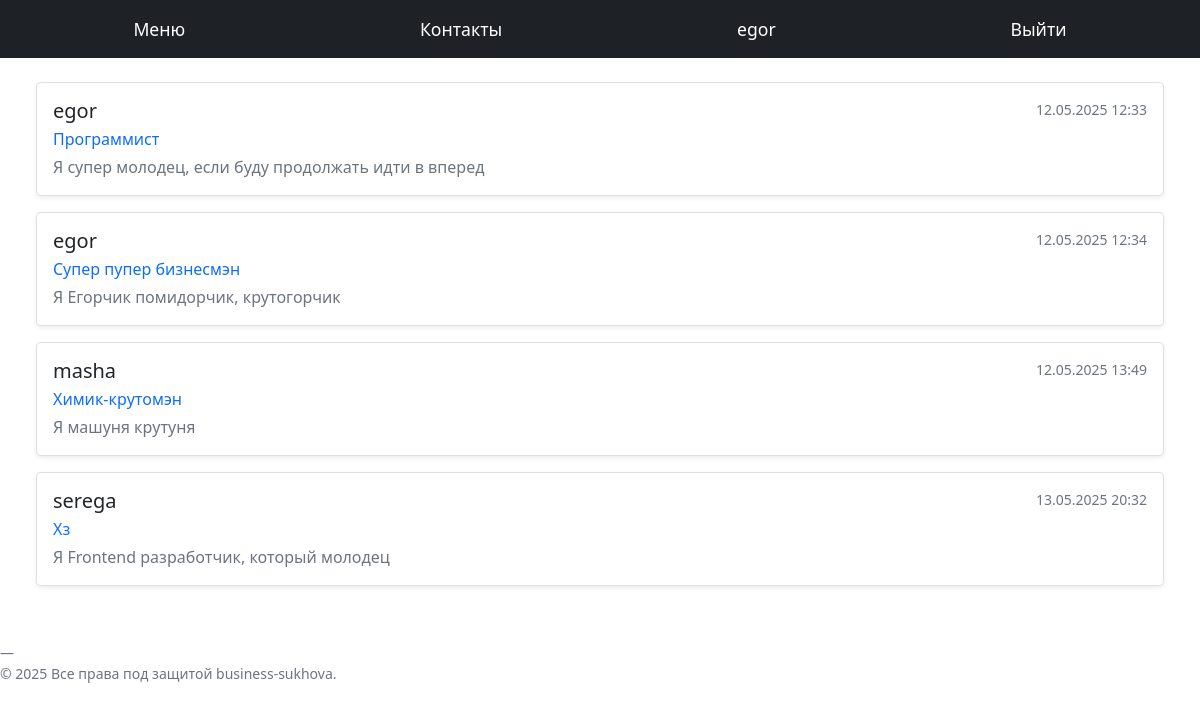
The app's page /resume/all/ (signed in) with its own data.
### resume/models.py (models this page shows)
class Resume(models.Model):
    author = models.ForeignKey(Profile, on_delete=models.CASCADE, related_name='resumes')
    about = models.TextField()
    profession = models.CharField(max_length=100)
    education = models.CharField(max_length=100)
    skills = models.TextField()
    portfolio = models.TextField()
    updated_at = models.DateTimeField(auto_now=True)
    created_at = models.DateTimeField(auto_now_add=True)

### root/models.py (models this page shows, shortened)
class Profile(models.Model):
    user = models.OneToOneField(User, on_delete=models.CASCADE, related_name='profile')
    city = models.CharField(max_length=100, null=True, blank=True)
    country = models.CharField(max_length=100, null=True, blank=True)

### resume/views.py (the view)
# urls.py: path('all/', views.all_resumes, name='all'),
def all_resumes(request):
    if request.method == "GET":
        resumes = Resume.objects.all()
        return render(request, 'resume/list.html', context={"resumes": resumes})

### resume/templates/resume/list.html (shortened to what this page needs)
{% extends "root/base.html" %}
{% load static %}
{% block main %}
	{% for resume in resumes %}
        {% include 'resume/resume-mini.html' with resume=resume %}
    {% empty %}
        <h2>Кажется резюме нет!</h2>
    {% endfor %}
{% endblock %}

### root/templates/root/base.html (shortened to what this page needs)
{% load static %}
<!DOCTYPE html>
<html lang="en">
<head>
    <link rel="stylesheet" href="{% static 'root/css/base.css' %}">
    <link rel="stylesheet" href="{% static 'bootstrap-5.0.2-dist/css/bootstrap.min.css' %}">
</head>
<body>
    <header>
        <div class="nav-container">
            <a href="{% url 'root:main' %}">Меню</a>
            <a href="{% url 'root:contacts' %}">Контакты</a>
            {% if user.is_authenticated %}
                <a href="#" class="nav-link-like">{{ user.username }}</a>
                <a href="{% url 'root:logout' %}" class="nav-link-like">Выйти</a>
            {% else %}
                <a href="{% url 'root:login' %}">Войти</a>
            {% endif %}
        </div>
    </header>
    <main>
        {% block main %}
        {% endblock %}
    </main>
    <footer class="blockquote-footer mt-3">
        <p>&copy; 2025 Все права под защитой business-sukhova.</p>
    </footer>
</body>
</html>

### resume/templates/resume/resume-mini.html
<a href="{% url 'resume:get_by_id' resume.id %}" class="resume-preview d-block text-decoration-none text-dark">
  <div class="card p-3 mb-3 shadow-sm rounded-3">
    <div class="d-flex justify-content-between">
      <h5 class="mb-1">{{ resume.author.user.username }}</h5>
      <small class="text-muted">{{ resume.updated_at|date:"d.m.Y H:i" }}</small>
    </div>
    <p class="mb-1 text-primary">{{ resume.profession }}</p>
    <p class="mb-0 text-truncate text-secondary" style="max-width: 100%;">
      {{ resume.about|truncatewords:10 }}
    </p>
  </div>
</a>

### root/static/root/css/base.css (style rules this page uses)
header { width: 100%; background-color: #1e2125; }
.nav-container { max-width: 1200px; margin: 0 auto; display: flex; justify-content: space-around; align-items: center; padding: 1em; }
.nav-container a, .nav-link-like { color: white; text-decoration: none; font-size: 1.1em; }
main { padding: 2% 3%; }

### records on screen
Resume: author.user.username "egor", updated_at "12.05.2025 12:33", profession "Программист", about "Я супер молодец, если буду продолжать идти в вперед"
Resume: author.user.username "egor", updated_at "12.05.2025 12:34", profession "Супер пупер бизнесмэн", about "Я Егорчик помидорчик, крутогорчик"
Resume: author.user.username "masha", updated_at "12.05.2025 13:49", profession "Химик-крутомэн", about "Я машуня крутуня"
Resume: author.user.username "serega", updated_at "13.05.2025 20:32", profession "Хз", about "Я Frontend разработчик, который молодец"

### other values on screen
{{ user.username }} "egor"
